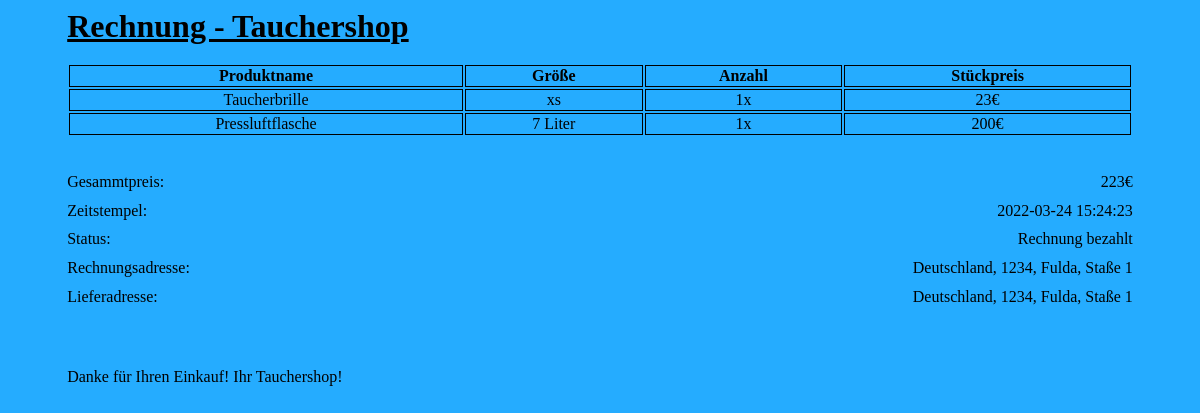
The app's page /rechnungdrucken.php?bID=70 (signed in) with its own data.
### tables this page shows
CREATE TABLE IF NOT EXISTS `bestellungen` (
  `ID` int(11) NOT NULL AUTO_INCREMENT,
  `user_ID` int(11) NOT NULL,
  `bezahlt` tinyint(1) NOT NULL,
  `preis` double NOT NULL,
  `stempel` timestamp NOT NULL DEFAULT current_timestamp() ON UPDATE current_timestamp(),
  PRIMARY KEY (`ID`)
);

CREATE TABLE IF NOT EXISTS `liefer_rechnungs_adresse` (
  `ID` int(11) NOT NULL AUTO_INCREMENT,
  `ID_user` int(11) NOT NULL,
  `Land` varchar(200) NOT NULL,
  `liefer_PLZ` int(11) NOT NULL,
  `liefer_Ort` varchar(200) NOT NULL,
  `liefer_Strasse` varchar(200) NOT NULL,
  `liefer_Hausnummer` varchar(200) NOT NULL,
  `rechnungs_PLZ` int(11) NOT NULL,
  `rechnungs_Ort` varchar(200) NOT NULL,
  `rechnungs_Strasse` varchar(200) NOT NULL,
  `rechnungs_Hausnummer` varchar(200) NOT NULL,
  PRIMARY KEY (`ID`)
);

### rechnungdrucken.php (the view, shortened to what this page needs)
<?php
    $servername = "localhost";
    $username = "user";
    $password = "password";
    $db = "webshop";
    $conn = new mysqli($servername, $username, $password, $db);
    $benutzername = $_SESSION['benutzername'];
    $sql = "SELECT ID FROM user WHERE benutzername = ?";
    $stmt = $conn->prepare($sql);
    $stmt->bind_param("s", $benutzername);
    $stmt->execute();
    $result = $stmt->get_result();
    while ($row = $result->fetch_assoc()){
        $user_ID = $row['ID'];
    }
    $bID = intval($_GET['bID']);
?>
<html>
    <head>
        <link rel="stylesheet" href="CSS/rechnungdrucken.css">
    </head>
    <body>
    <div id = "content">
        <h1>Rechnung - Tauchershop</h1>
        <br>
        <table>
                <tr>
                    <th>Produktname</th>
                    <th>Größe</th>
                    <th>Anzahl</th>
                    <th>Stückpreis</th>
                </tr>
                <?php
                        $sql = "SELECT katikorien.produktname, bestellungen_produkte.anzahl, produkte.groesse, produkte.preis
                        FROM bestellungen_produkte, produkte,katikorien
                        WHERE bestellungen_produkte.ID_produkt = produkte.ID
                        AND produkte.katikorien_ID = katikorien.ID
                        AND bestellungen_produkte.ID_bestellung = ?
                        GROUP BY bestellungen_produkte.ID;";
                        $stmt = $conn->prepare($sql);
                        $stmt->bind_param("i", $bID);
                        $stmt->execute();
                        $result = $stmt->get_result();
                        while($row = $result->fetch_assoc()){
                ?>
                <tr>
                        <td>
                            <p><?=$row['produktname']?></p>
                        </td>
                        <td>
                            <p><?=$row['groesse']?></p>
                        </td>
                        <td>
                            <?php $anz =$row['anzahl']?>
                             <p><?=$anz?>x</p>
                        </td>
                        <td>
                            <?php $preis = $row['preis']?>
                            <p><?=$preis?>&euro;</p>
                        </td>
                </tr>
                <?php
                    }
                ?>
        </table>
        <br>
        <br>
        <?php
             $sql = "SELECT preis, bezahlt, stempel FROM bestellungen WHERE ID = ?;";
             $stmt = $conn->prepare($sql);
             $stmt->bind_param("i", $bID);
             $stmt->execute();
             $result = $stmt->get_result();
             while($row = $result->fetch_assoc()){
                $preis = $row['preis'];
                $bezahlt = $row['bezahlt'];
                $stempel = $row['stempel'];
             }
        ?>
        <div class = 'Informatioen'>
            <div class = 'Preis'>
                <lable>Gesammtpreis:</lable>
                <p><?=$preis?>&euro;</p>
            </div>
            <div class = 'Zeitstempel'>
                <lable>Zeitstempel:</lable>
                <p><?=$stempel?></p>
            </div>
            <div class = 'Status'>
                <lable>Status:</lable>
                <p>Rechnung <?php if($bezahlt == 1){echo "bezahlt";} else{echo "ausstehend";}?></p>
            </div>
            <?php
                 $sql = "SELECT * FROM liefer_rechnungs_adresse WHERE ID_user = ?;";
                 $stmt = $conn->prepare($sql);
                 $stmt->bind_param("i", $user_ID);
                 $stmt->execute();
                 $result = $stmt->get_result();
                 while($row = $result->fetch_assoc()){
            ?>
            <div class = 'Rechnungsadresse'>
                <lable>Rechnungsadresse:</lable>
                <p><?=$row['Land']?>, <?=$row['rechnungs_PLZ']?>, <?=$row['rechnungs_Ort']?>, <?=$row['rechnungs_Strasse']?> <?=$row['rechnungs_Hausnummer']?></p>
                </div>
            <div class = 'Lieferadresse'>
                <lable>Lieferadresse:</lable>
                <p><?=$row['Land']?>, <?=$row['liefer_PLZ']?>, <?=$row['liefer_Ort']?>, <?=$row['liefer_Strasse']?> <?=$row['liefer_Hausnummer']?></p>
            </div>
           <?php
                }
            ?>
        </div>
        <br>
        <br>
        <div class='danke'>
            <p>Danke für Ihren Einkauf! Ihr Tauchershop!<p>
        </div>
    </div>
    </body>
</html>

### CSS/rechnungdrucken.css (style rules this page uses)
body { background-color: #25acff; }
table { width: 90%; margin: auto; text-align: center; }
h1 { width: 90%; margin: auto; }
table th { border: 1px solid black; }
table td { border: 1px solid black; }
h1 { text-decoration: underline; }
.Informatioen { width: 90%; margin: auto; }
.Preis { margin-bottom: 1%; display: flex; justify-content: space-between; }
.Preis p { margin: 0; }
.Zeitstempel { margin-bottom: 1%; display: flex; justify-content: space-between; }
.Zeitstempel p { margin: 0; }
.Status { margin-bottom: 1%; display: flex; justify-content: space-between; }
.Status p { margin: 0; }
.Rechnungsadresse { margin-bottom: 1%; display: flex; justify-content: space-between; }
.Rechnungsadresse p { margin: 0; }
.Lieferadresse { margin-bottom: 1%; display: flex; justify-content: space-between; }
.Lieferadresse p { margin: 0; }
.danke { width: 90%; margin: auto; }

### records on screen
bestellungen: preis "223", stempel "2022-03-24 15:24:23"
liefer_rechnungs_adresse: Land "Deutschland", rechnungs_PLZ "1234", rechnungs_Ort "Fulda", rechnungs_Strasse "Staße", rechnungs_Hausnummer "1", liefer_PLZ "1234", liefer_Ort "Fulda", liefer_Strasse "Staße", liefer_Hausnummer "1"

### other values on screen
$row['produktname'] "Taucherbrille"
$row['groesse'] "xs"
$anz "1"
$preis "23"
$row['produktname'] "Pressluftflasche"
$row['groesse'] "7 Liter"
$preis "200"
